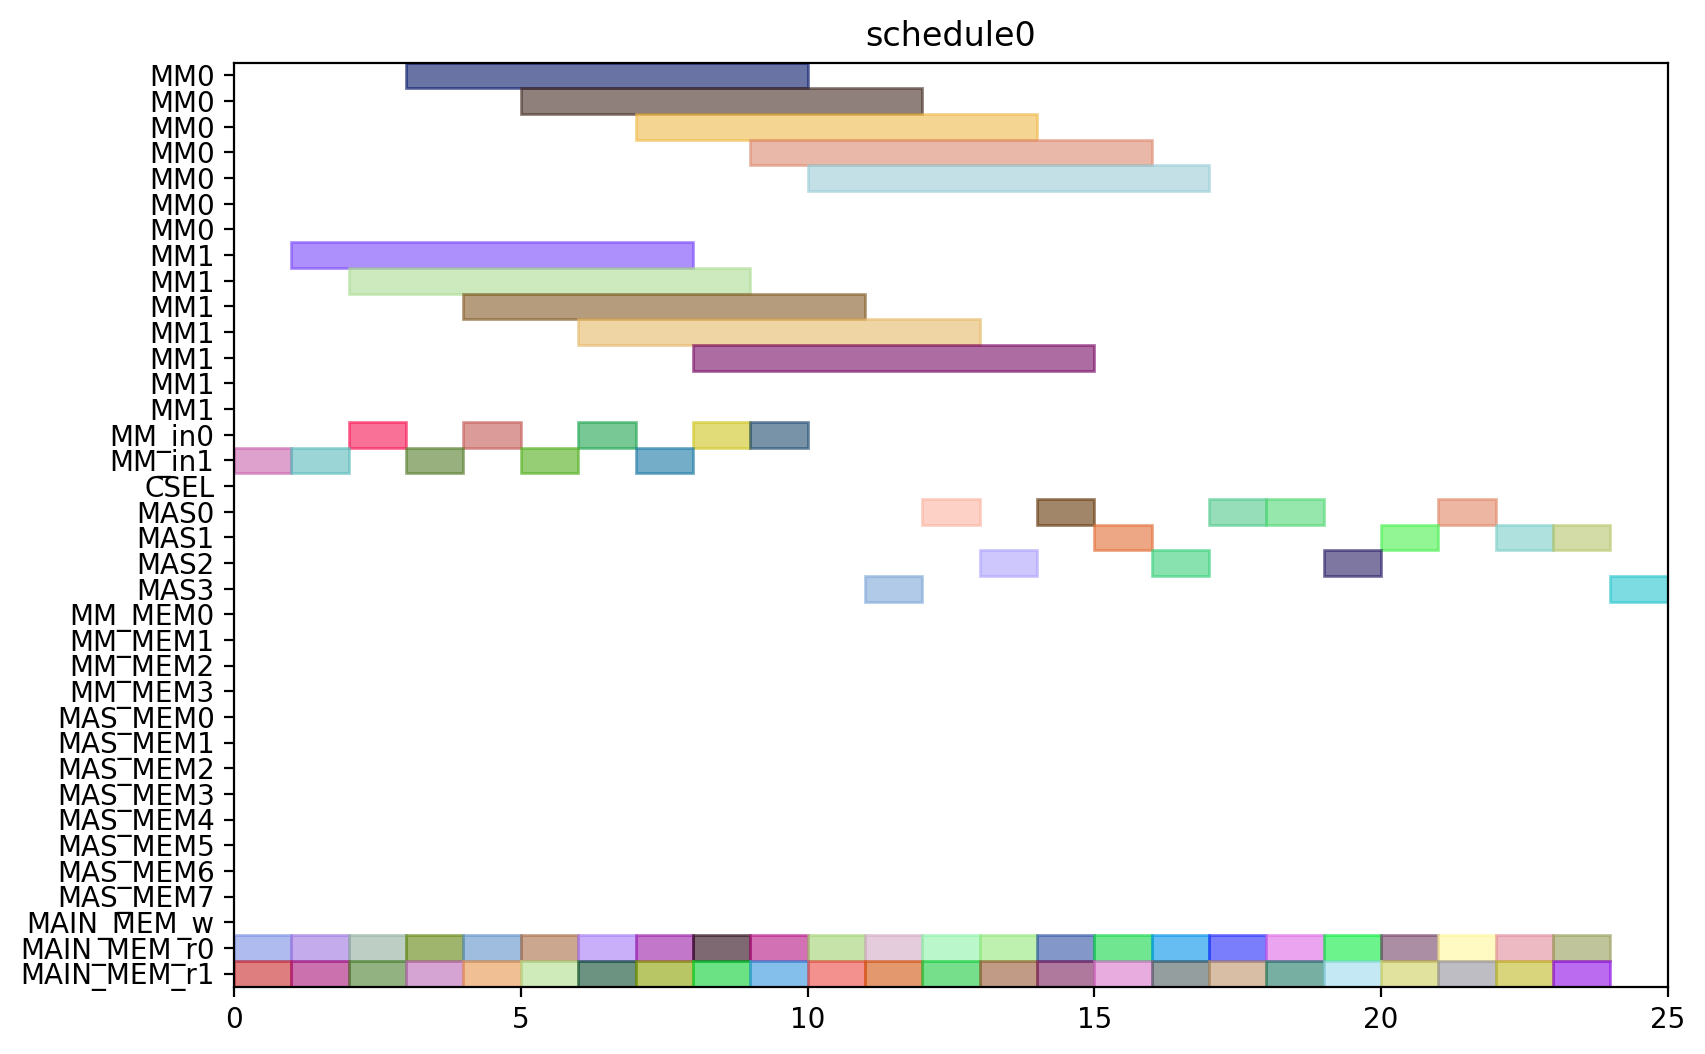

Python code for this plot:
from pyschedule import Scenario, solvers, plotters, alt


def solve():
	horizon = 120
	S = Scenario("schedule0", horizon=horizon)

	# resource
	MM = S.Resources('MM', num=2, size=7)
	MM_in = S.Resources('MM_in', num=2)
	CSEL = S.Resource('CSEL')
	MAS = S.Resources('MAS', num=4, size=1, periods=range(1, horizon))
	MM_MEM = S.Resources('MM_MEM', num=4)
	MAS_MEM = S.Resources('MAS_MEM', num=8)
	MAIN_MEM_w = S.Resource('MAIN_MEM_w', size=1)
	MAIN_MEM_r = S.Resources('MAIN_MEM_r', num=2)

	# result of previous scheduling

	# new tasks
	t0_t0 = S.Task('t0_t0', length=1, delay_cost=1)
	t0_t0 += alt(MAS)
	t0_t0_mem0 = S.Task('t0_t0_mem0', length=1, delay_cost=1)
	t0_t0_mem0 += MAIN_MEM_r[0]
	S += t0_t0_mem0 <= t0_t0

	t0_t0_mem1 = S.Task('t0_t0_mem1', length=1, delay_cost=1)
	t0_t0_mem1 += MAIN_MEM_r[1]
	S += t0_t0_mem1 <= t0_t0

	t0_t1 = S.Task('t0_t1', length=1, delay_cost=1)
	t0_t1 += alt(MAS)
	t0_t1_mem0 = S.Task('t0_t1_mem0', length=1, delay_cost=1)
	t0_t1_mem0 += MAIN_MEM_r[0]
	S += t0_t1_mem0 <= t0_t1

	t0_t1_mem1 = S.Task('t0_t1_mem1', length=1, delay_cost=1)
	t0_t1_mem1 += MAIN_MEM_r[1]
	S += t0_t1_mem1 <= t0_t1

	t0_t3 = S.Task('t0_t3', length=7, delay_cost=1)
	t0_t3 += alt(MM)
	t0_t3_in = S.Task('t0_t3_in', length=1, delay_cost=1)
	t0_t3_in += alt(MM_in)
	S += t0_t3_in*MM_in[0]<=t0_t3*MM[0]
	S += t0_t3_in*MM_in[1]<=t0_t3*MM[1]
	t0_t3_mem0 = S.Task('t0_t3_mem0', length=1, delay_cost=1)
	t0_t3_mem0 += MAIN_MEM_r[0]
	S += t0_t3_mem0 <= t0_t3

	t0_t3_mem1 = S.Task('t0_t3_mem1', length=1, delay_cost=1)
	t0_t3_mem1 += MAIN_MEM_r[1]
	S += t0_t3_mem1 <= t0_t3

	t10 = S.Task('t10', length=1, delay_cost=1)
	t10 += alt(MAS)
	t10_mem0 = S.Task('t10_mem0', length=1, delay_cost=1)
	t10_mem0 += MAIN_MEM_r[0]
	S += t10_mem0 <= t10

	t10_mem1 = S.Task('t10_mem1', length=1, delay_cost=1)
	t10_mem1 += MAIN_MEM_r[1]
	S += t10_mem1 <= t10

	t11 = S.Task('t11', length=1, delay_cost=1)
	t11 += alt(MAS)
	t11_mem0 = S.Task('t11_mem0', length=1, delay_cost=1)
	t11_mem0 += MAIN_MEM_r[0]
	S += t11_mem0 <= t11

	t11_mem1 = S.Task('t11_mem1', length=1, delay_cost=1)
	t11_mem1 += MAIN_MEM_r[1]
	S += t11_mem1 <= t11

	t3_t0 = S.Task('t3_t0', length=7, delay_cost=1)
	t3_t0 += alt(MM)
	t3_t0_in = S.Task('t3_t0_in', length=1, delay_cost=1)
	t3_t0_in += alt(MM_in)
	S += t3_t0_in*MM_in[0]<=t3_t0*MM[0]
	S += t3_t0_in*MM_in[1]<=t3_t0*MM[1]
	t3_t0_mem0 = S.Task('t3_t0_mem0', length=1, delay_cost=1)
	t3_t0_mem0 += MAIN_MEM_r[0]
	S += t3_t0_mem0 <= t3_t0

	t3_t0_mem1 = S.Task('t3_t0_mem1', length=1, delay_cost=1)
	t3_t0_mem1 += MAIN_MEM_r[1]
	S += t3_t0_mem1 <= t3_t0

	t3_t1 = S.Task('t3_t1', length=7, delay_cost=1)
	t3_t1 += alt(MM)
	t3_t1_in = S.Task('t3_t1_in', length=1, delay_cost=1)
	t3_t1_in += alt(MM_in)
	S += t3_t1_in*MM_in[0]<=t3_t1*MM[0]
	S += t3_t1_in*MM_in[1]<=t3_t1*MM[1]
	t3_t1_mem0 = S.Task('t3_t1_mem0', length=1, delay_cost=1)
	t3_t1_mem0 += MAIN_MEM_r[0]
	S += t3_t1_mem0 <= t3_t1

	t3_t1_mem1 = S.Task('t3_t1_mem1', length=1, delay_cost=1)
	t3_t1_mem1 += MAIN_MEM_r[1]
	S += t3_t1_mem1 <= t3_t1

	t3_t2 = S.Task('t3_t2', length=1, delay_cost=1)
	t3_t2 += alt(MAS)
	t3_t2_mem0 = S.Task('t3_t2_mem0', length=1, delay_cost=1)
	t3_t2_mem0 += MAIN_MEM_r[0]
	S += t3_t2_mem0 <= t3_t2

	t3_t2_mem1 = S.Task('t3_t2_mem1', length=1, delay_cost=1)
	t3_t2_mem1 += MAIN_MEM_r[1]
	S += t3_t2_mem1 <= t3_t2

	t3_t3 = S.Task('t3_t3', length=1, delay_cost=1)
	t3_t3 += alt(MAS)
	t3_t3_mem0 = S.Task('t3_t3_mem0', length=1, delay_cost=1)
	t3_t3_mem0 += MAIN_MEM_r[0]
	S += t3_t3_mem0 <= t3_t3

	t3_t3_mem1 = S.Task('t3_t3_mem1', length=1, delay_cost=1)
	t3_t3_mem1 += MAIN_MEM_r[1]
	S += t3_t3_mem1 <= t3_t3

	t4_t0 = S.Task('t4_t0', length=1, delay_cost=1)
	t4_t0 += alt(MAS)
	t4_t0_mem0 = S.Task('t4_t0_mem0', length=1, delay_cost=1)
	t4_t0_mem0 += MAIN_MEM_r[0]
	S += t4_t0_mem0 <= t4_t0

	t4_t0_mem1 = S.Task('t4_t0_mem1', length=1, delay_cost=1)
	t4_t0_mem1 += MAIN_MEM_r[1]
	S += t4_t0_mem1 <= t4_t0

	t4_t1 = S.Task('t4_t1', length=1, delay_cost=1)
	t4_t1 += alt(MAS)
	t4_t1_mem0 = S.Task('t4_t1_mem0', length=1, delay_cost=1)
	t4_t1_mem0 += MAIN_MEM_r[0]
	S += t4_t1_mem0 <= t4_t1

	t4_t1_mem1 = S.Task('t4_t1_mem1', length=1, delay_cost=1)
	t4_t1_mem1 += MAIN_MEM_r[1]
	S += t4_t1_mem1 <= t4_t1

	t4_t3 = S.Task('t4_t3', length=7, delay_cost=1)
	t4_t3 += alt(MM)
	t4_t3_in = S.Task('t4_t3_in', length=1, delay_cost=1)
	t4_t3_in += alt(MM_in)
	S += t4_t3_in*MM_in[0]<=t4_t3*MM[0]
	S += t4_t3_in*MM_in[1]<=t4_t3*MM[1]
	t4_t3_mem0 = S.Task('t4_t3_mem0', length=1, delay_cost=1)
	t4_t3_mem0 += MAIN_MEM_r[0]
	S += t4_t3_mem0 <= t4_t3

	t4_t3_mem1 = S.Task('t4_t3_mem1', length=1, delay_cost=1)
	t4_t3_mem1 += MAIN_MEM_r[1]
	S += t4_t3_mem1 <= t4_t3

	t5_t0 = S.Task('t5_t0', length=7, delay_cost=1)
	t5_t0 += alt(MM)
	t5_t0_in = S.Task('t5_t0_in', length=1, delay_cost=1)
	t5_t0_in += alt(MM_in)
	S += t5_t0_in*MM_in[0]<=t5_t0*MM[0]
	S += t5_t0_in*MM_in[1]<=t5_t0*MM[1]
	t5_t0_mem0 = S.Task('t5_t0_mem0', length=1, delay_cost=1)
	t5_t0_mem0 += MAIN_MEM_r[0]
	S += t5_t0_mem0 <= t5_t0

	t5_t0_mem1 = S.Task('t5_t0_mem1', length=1, delay_cost=1)
	t5_t0_mem1 += MAIN_MEM_r[1]
	S += t5_t0_mem1 <= t5_t0

	t5_t1 = S.Task('t5_t1', length=7, delay_cost=1)
	t5_t1 += alt(MM)
	t5_t1_in = S.Task('t5_t1_in', length=1, delay_cost=1)
	t5_t1_in += alt(MM_in)
	S += t5_t1_in*MM_in[0]<=t5_t1*MM[0]
	S += t5_t1_in*MM_in[1]<=t5_t1*MM[1]
	t5_t1_mem0 = S.Task('t5_t1_mem0', length=1, delay_cost=1)
	t5_t1_mem0 += MAIN_MEM_r[0]
	S += t5_t1_mem0 <= t5_t1

	t5_t1_mem1 = S.Task('t5_t1_mem1', length=1, delay_cost=1)
	t5_t1_mem1 += MAIN_MEM_r[1]
	S += t5_t1_mem1 <= t5_t1

	t5_t2 = S.Task('t5_t2', length=1, delay_cost=1)
	t5_t2 += alt(MAS)
	t5_t2_mem0 = S.Task('t5_t2_mem0', length=1, delay_cost=1)
	t5_t2_mem0 += MAIN_MEM_r[0]
	S += t5_t2_mem0 <= t5_t2

	t5_t2_mem1 = S.Task('t5_t2_mem1', length=1, delay_cost=1)
	t5_t2_mem1 += MAIN_MEM_r[1]
	S += t5_t2_mem1 <= t5_t2

	t5_t3 = S.Task('t5_t3', length=1, delay_cost=1)
	t5_t3 += alt(MAS)
	t5_t3_mem0 = S.Task('t5_t3_mem0', length=1, delay_cost=1)
	t5_t3_mem0 += MAIN_MEM_r[0]
	S += t5_t3_mem0 <= t5_t3

	t5_t3_mem1 = S.Task('t5_t3_mem1', length=1, delay_cost=1)
	t5_t3_mem1 += MAIN_MEM_r[1]
	S += t5_t3_mem1 <= t5_t3

	t6_t0 = S.Task('t6_t0', length=7, delay_cost=1)
	t6_t0 += alt(MM)
	t6_t0_in = S.Task('t6_t0_in', length=1, delay_cost=1)
	t6_t0_in += alt(MM_in)
	S += t6_t0_in*MM_in[0]<=t6_t0*MM[0]
	S += t6_t0_in*MM_in[1]<=t6_t0*MM[1]
	t6_t0_mem0 = S.Task('t6_t0_mem0', length=1, delay_cost=1)
	t6_t0_mem0 += MAIN_MEM_r[0]
	S += t6_t0_mem0 <= t6_t0

	t6_t0_mem1 = S.Task('t6_t0_mem1', length=1, delay_cost=1)
	t6_t0_mem1 += MAIN_MEM_r[1]
	S += t6_t0_mem1 <= t6_t0

	t6_t1 = S.Task('t6_t1', length=7, delay_cost=1)
	t6_t1 += alt(MM)
	t6_t1_in = S.Task('t6_t1_in', length=1, delay_cost=1)
	t6_t1_in += alt(MM_in)
	S += t6_t1_in*MM_in[0]<=t6_t1*MM[0]
	S += t6_t1_in*MM_in[1]<=t6_t1*MM[1]
	t6_t1_mem0 = S.Task('t6_t1_mem0', length=1, delay_cost=1)
	t6_t1_mem0 += MAIN_MEM_r[0]
	S += t6_t1_mem0 <= t6_t1

	t6_t1_mem1 = S.Task('t6_t1_mem1', length=1, delay_cost=1)
	t6_t1_mem1 += MAIN_MEM_r[1]
	S += t6_t1_mem1 <= t6_t1

	t6_t2 = S.Task('t6_t2', length=1, delay_cost=1)
	t6_t2 += alt(MAS)
	t6_t2_mem0 = S.Task('t6_t2_mem0', length=1, delay_cost=1)
	t6_t2_mem0 += MAIN_MEM_r[0]
	S += t6_t2_mem0 <= t6_t2

	t6_t2_mem1 = S.Task('t6_t2_mem1', length=1, delay_cost=1)
	t6_t2_mem1 += MAIN_MEM_r[1]
	S += t6_t2_mem1 <= t6_t2

	t6_t3 = S.Task('t6_t3', length=1, delay_cost=1)
	t6_t3 += alt(MAS)
	t6_t3_mem0 = S.Task('t6_t3_mem0', length=1, delay_cost=1)
	t6_t3_mem0 += MAIN_MEM_r[0]
	S += t6_t3_mem0 <= t6_t3

	t6_t3_mem1 = S.Task('t6_t3_mem1', length=1, delay_cost=1)
	t6_t3_mem1 += MAIN_MEM_r[1]
	S += t6_t3_mem1 <= t6_t3

	t7_t0 = S.Task('t7_t0', length=7, delay_cost=1)
	t7_t0 += alt(MM)
	t7_t0_in = S.Task('t7_t0_in', length=1, delay_cost=1)
	t7_t0_in += alt(MM_in)
	S += t7_t0_in*MM_in[0]<=t7_t0*MM[0]
	S += t7_t0_in*MM_in[1]<=t7_t0*MM[1]
	t7_t0_mem0 = S.Task('t7_t0_mem0', length=1, delay_cost=1)
	t7_t0_mem0 += MAIN_MEM_r[0]
	S += t7_t0_mem0 <= t7_t0

	t7_t0_mem1 = S.Task('t7_t0_mem1', length=1, delay_cost=1)
	t7_t0_mem1 += MAIN_MEM_r[1]
	S += t7_t0_mem1 <= t7_t0

	t7_t1 = S.Task('t7_t1', length=7, delay_cost=1)
	t7_t1 += alt(MM)
	t7_t1_in = S.Task('t7_t1_in', length=1, delay_cost=1)
	t7_t1_in += alt(MM_in)
	S += t7_t1_in*MM_in[0]<=t7_t1*MM[0]
	S += t7_t1_in*MM_in[1]<=t7_t1*MM[1]
	t7_t1_mem0 = S.Task('t7_t1_mem0', length=1, delay_cost=1)
	t7_t1_mem0 += MAIN_MEM_r[0]
	S += t7_t1_mem0 <= t7_t1

	t7_t1_mem1 = S.Task('t7_t1_mem1', length=1, delay_cost=1)
	t7_t1_mem1 += MAIN_MEM_r[1]
	S += t7_t1_mem1 <= t7_t1

	t7_t2 = S.Task('t7_t2', length=1, delay_cost=1)
	t7_t2 += alt(MAS)
	t7_t2_mem0 = S.Task('t7_t2_mem0', length=1, delay_cost=1)
	t7_t2_mem0 += MAIN_MEM_r[0]
	S += t7_t2_mem0 <= t7_t2

	t7_t2_mem1 = S.Task('t7_t2_mem1', length=1, delay_cost=1)
	t7_t2_mem1 += MAIN_MEM_r[1]
	S += t7_t2_mem1 <= t7_t2

	t7_t3 = S.Task('t7_t3', length=1, delay_cost=1)
	t7_t3 += alt(MAS)
	t7_t3_mem0 = S.Task('t7_t3_mem0', length=1, delay_cost=1)
	t7_t3_mem0 += MAIN_MEM_r[0]
	S += t7_t3_mem0 <= t7_t3

	t7_t3_mem1 = S.Task('t7_t3_mem1', length=1, delay_cost=1)
	t7_t3_mem1 += MAIN_MEM_r[1]
	S += t7_t3_mem1 <= t7_t3

	solvers.mip.solve(S,msg=1,kind='CPLEX',ratio_gap=1.01)

	solution = [['hoge']*len(S.solution()[1]) for i in range(len(S.solution()))]
	for i in range(len(S.solution())):
		for j in range(len(S.solution()[i])):
			solution[i][j]=str(S.solution()[i][j])
	print(solution)

	cycles = int(solution[-1][3])

	pic_file_name = "/home/mfukuda/ABE/multiRAM_multiMAS_16mux/scheduling_result/stage7MM2_stage1MAS4/SQR012345/schedule0.png"
	if(S.solution() != []):
		plotters.matplotlib.plot(S,img_filename=pic_file_name, show_task_labels=False, fig_size=(cycles*0.25+3, 6))

	return solution
